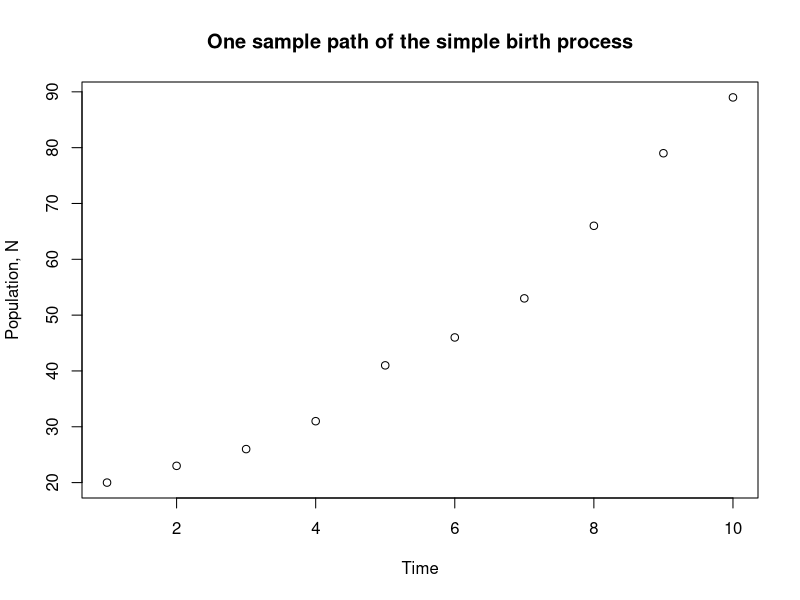
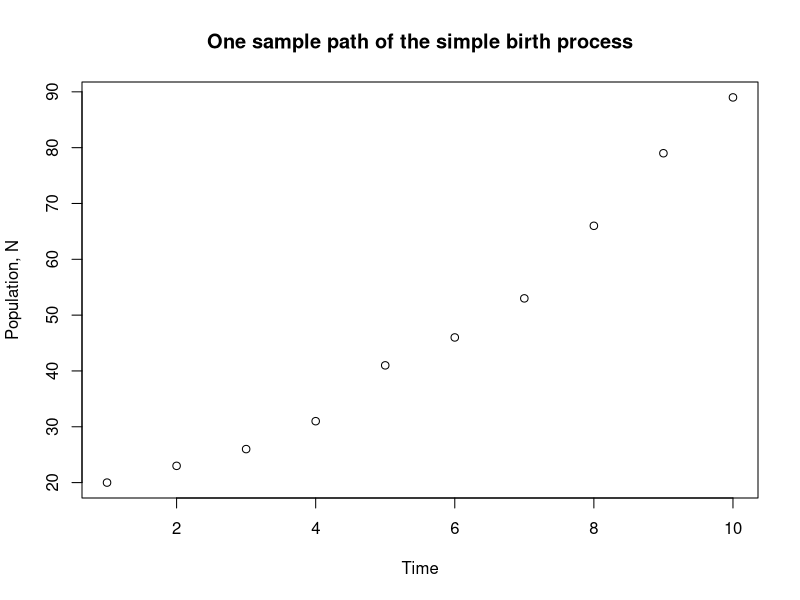
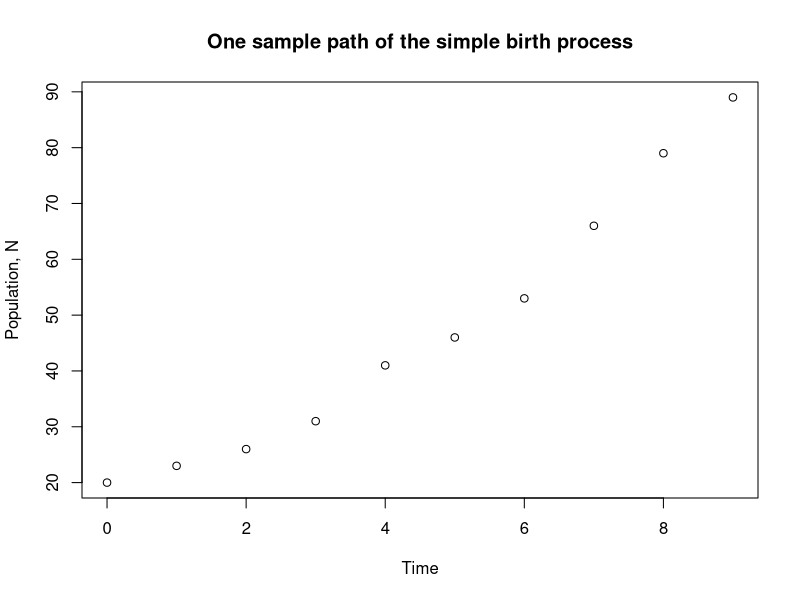
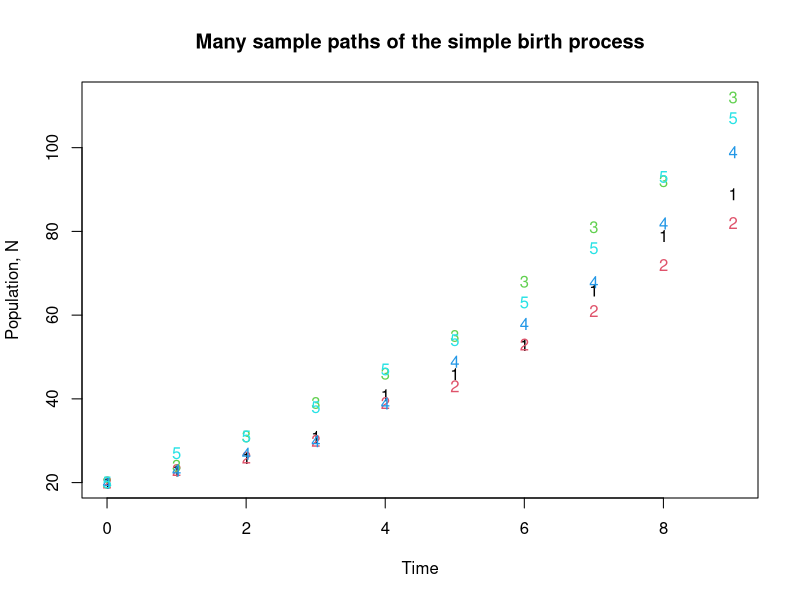
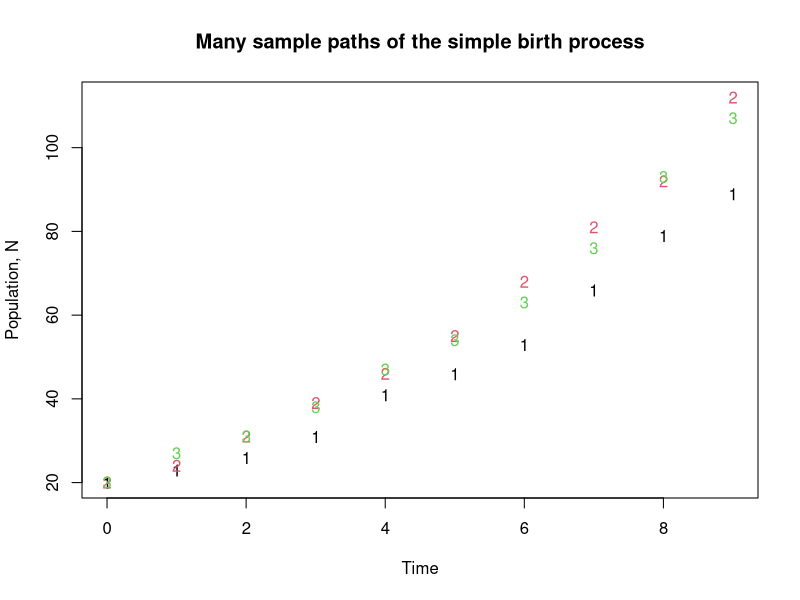
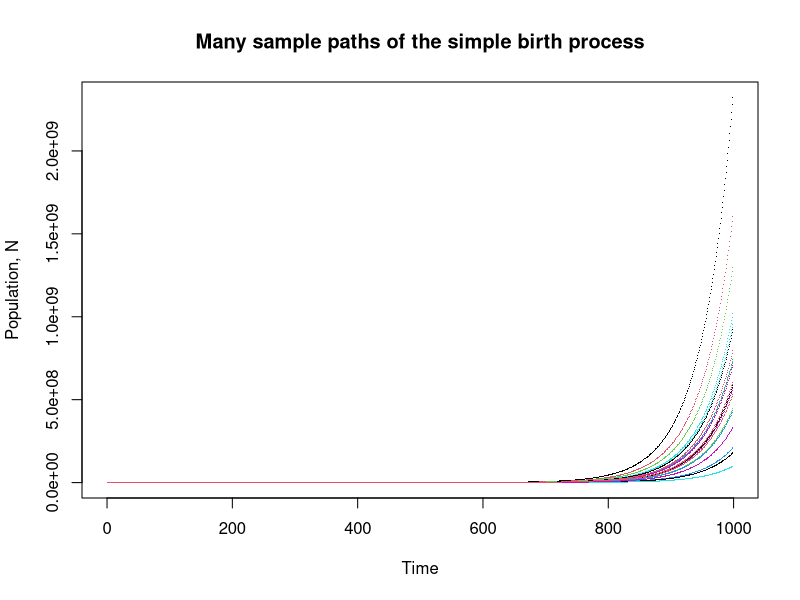
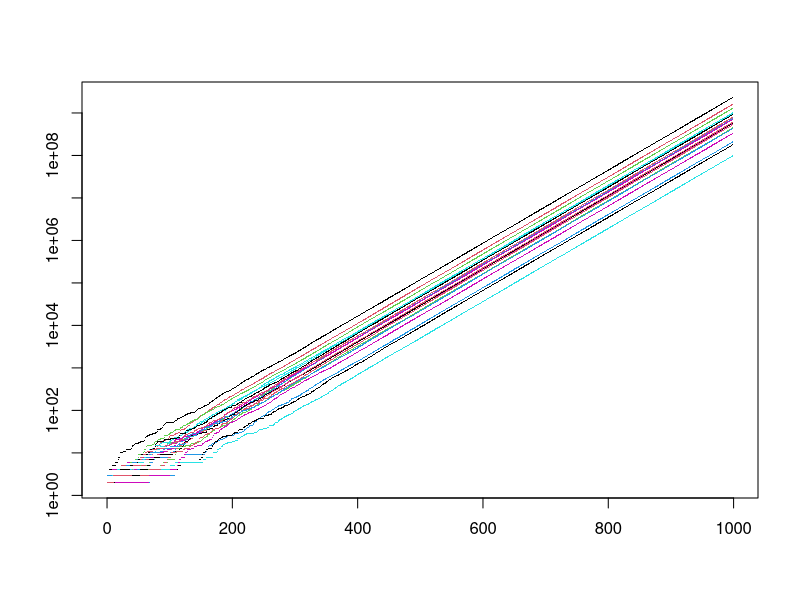
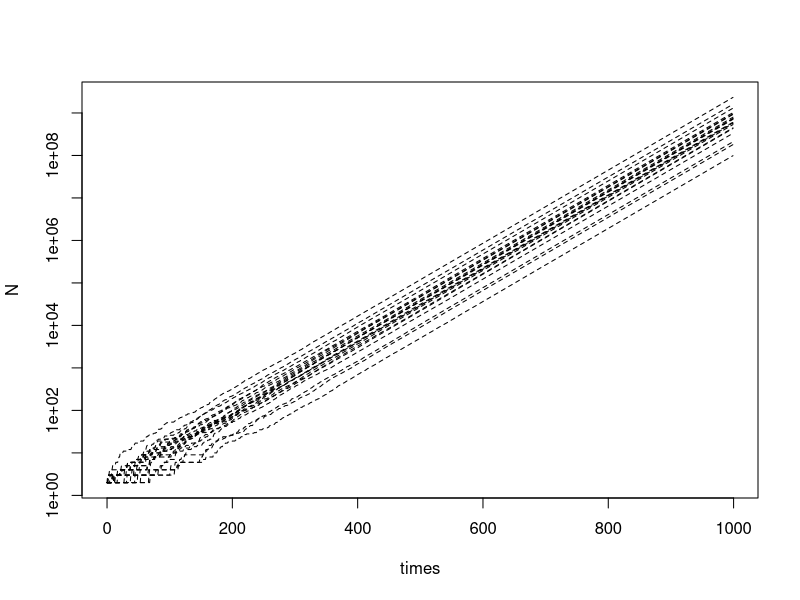

These charts were generated, in order, by the following R code:
## ---- chunk 1
T = 10
No = 20
N = rep(0,length=T)
## ---- chunk 2
N[1] = No
## ---- chunk 3
b = .2
births = rbinom(1,N[1],b)
## ---- chunk 4
for (t in 1:(T-1)) {
  N[t+1] = N[t] + rbinom(1,N[t],b)
}
## ---- chunk 5
 T = 10
 S = 5
 N = matrix(0,nrow = T, ncol = S)
 N[1,] = 20
 b = .2
 for (t in 1:(T-1)) {
     N[t+1,] = N[t,] + rbinom(S,N[t,],b)
   }
## ---- chunk 6
head(N)
## ---- chunk 7
plot(N[,1], 
     xlab="Time",ylab="Population, N",
     main="One sample path of the simple birth process"
		 )
## ---- chunk 8
plot(N[,1],ann=FALSE) 
title(xlab="Time",
ylab="Population, N", 
main="One sample path of the simple birth process")
## ---- chunk 9
times = 1:T - 1
plot(times,N[,1],ann=FALSE) 
title(xlab="Time", 
ylab="Population, N", 
main="One sample path of the simple birth process")
## ---- chunk 10
matplot(times,N,ann=FALSE)
title(xlab="Time", 
  ylab="Population, N", 
  main="Many sample paths of the simple birth process")
## ---- chunk 11
matplot(times,N[,c(1,3,5)],ann=FALSE)
title(xlab="Time", 
  ylab="Population, N", 
  main="Many sample paths of the simple birth process")
## ---- chunk 12
birthprocess = function(b = 0.01, No = 2, T = 200, S = 10) {
    N = matrix(0.0,nrow = T, ncol = S)
    N[1,] = No
    for (t in 1:(T-1)) {
        N[t+1,] = N[t,] + rbinom(S,N[t,],b)
      }
    return(N)
}
## ---- chunk 13
N = birthprocess(b=0.02,No=2,T=1000,S=20)
## ---- chunk 14
times = 0:(dim(N)[1]-1)
matplot(times,N, pch=".",ann=FALSE)
title(xlab="Time", 
      ylab="Population, N", 
      main="Many sample paths of the simple birth process")
## ---- chunk 15
matplot(times,N[,], pch=".", log = "y",ann=FALSE)
## ---- chunk 16
matplot(times,N, col=1, lty = "dashed", type="l",log = "y")
## ---- chunk 17
matplot(times,N,ann=FALSE, 
        col=c("red","green","blue"), 
  lty = c("dashed","dotdash"), 
  type="l",
  log = "y")
## ---- chunk 18
matplot(times,N,ann=FALSE,
        col=c("red","green","blue"), 
  lty = "393C3F",
  type="l",
  log = "y")
## ---- chunk 19
T = dim(N)[1]
S = dim(N)[2]
df = data.frame(
       time = rep(1:T, times=S), 
 		   run = as.factor(rep(1:S,each=T)),
			 population = as.vector(N)
			 )
## ---- chunk 20
str(df)
## ---- chunk 21
library(ggplot2)

ggplot(df,aes(x=time,y=population)) + 
	geom_line(aes(col=run)) +
	scale_y_continuous(trans="log10")
